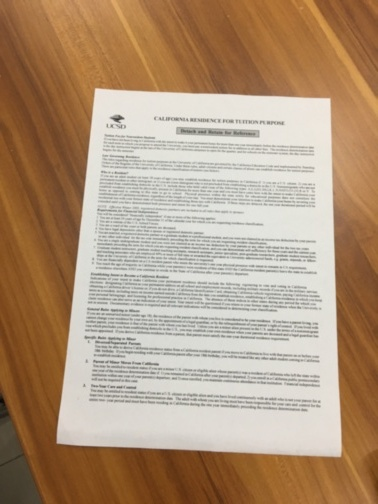
#> input picture data/000026.jpg, 378 x 504 px
$ python -i get_LSD_lines.py   (imports and definitions only)
#> lines starting #> are read from the running program, lines starting #| are printed output that depends on the picture; after the words box and inside, x2 and y2 are one past the last pixel; in counts of white or black regions, pixels touching at a corner belong together
import cv2
import numpy as np
from skimage import morphology
import time

def get_LSD(gray_img):
    #cv2.imshow('gray_imggg',gray_img)
    h, w = gray_img.shape
    new_img = np.zeros([h, w])
    # 创建一个LSD对象
    lsd = cv2.createLineSegmentDetector(0)
    # 执行检测结果
    dlines = lsd.detect(gray_img)
    # 绘制检测结果
    num_lines = dlines[0].size
    for dline in dlines[0]:
        x0 = int(round(dline[0][0]))
        y0 = int(round(dline[0][1]))
        x1 = int(round(dline[0][2]))
        y1 = int(round(dline[0][3]))

        if (x1-x0)!=0:
            tan_theta = abs((y1-y0)/(x1-x0))
            if tan_theta>0.35 and tan_theta<np.tan(np.pi/3):
                continue

        line_len = np.sqrt((x1 - x0) ** 2 + (y1 - y0) ** 2)
        # if line_len > 450:
        #     a = 4
        #     cv2.line(new_img, (x0, y0), (x1, y1), 255, 1, cv2.LINE_AA)
        if line_len > num_lines/1000*20:
            cv2.line(new_img, (x0, y0), (x1, y1), 255, 1, cv2.LINE_AA)
        #cv2.line(new_img, (x0, y0), (x1,y1), 255, 1, cv2.LINE_AA)
    kernel = cv2.getStructuringElement(cv2.MORPH_RECT, (3, 3))
    new_img = cv2.dilate(new_img, kernel)
    new_img = cv2.erode(new_img,kernel)
    new_img = (morphology.skeletonize(new_img//255)+0)*255.0
    #new_img = (new_img+0)*255.0
    return new_img

>>> import cv2
>>> picture = cv2.imread('data/000026.jpg', cv2.IMREAD_GRAYSCALE)
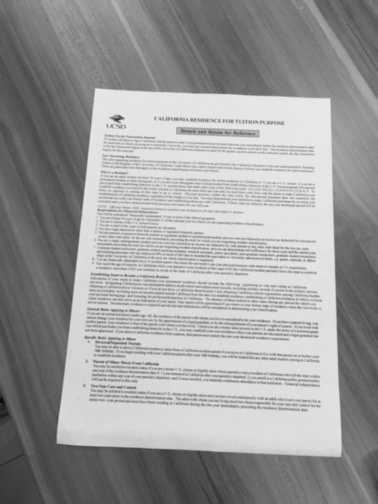
#> picture: shape (504, 378); min 6, max 236, mean 155.3
>>> result = get_LSD(picture)
#> the loop in get_LSD, `for dline in dlines[0]:` made 320 passes
#> (dline, x0, y0, x1, y1, tan_theta, line_len) on passes 1, 2, 3, 5, 7, 8, 9, 10, 11, 12: ([[94.88, 88.32, 55.96, 442]], 95, 88, 56, 442, 9.08, 356.1), ([[56.85, 443.6, 340.7, 456.5]], 57, 444, 341, 457, 0.0458, 284.3), ([[340.7, 454.4, 329.1, 98.21]], 341, 454, 329, 98, 29.67, 356.2), ([[329.3, 97.89, 95.56, 88.56]], 329, 98, 96, 89, 0.0386, 233.2), ([[108.1, 115.8, 118.3, 115.1]], 108, 116, 118, 115, 0.1, 10.05), ([[121.8, 360.7, 156.9, 362]], 122, 361, 157, 362, 0.0286, 35.01), ([[156.9, 365.1, 145.6, 364.3]], 157, 365, 146, 364, 0.0909, 11.05), ([[99.3, 335.8, 105.6, 336.1]], 99, 336, 106, 336, 0, 7), ([[231.9, 122.8, 154.4, 119.9]], 232, 123, 154, 120, 0.0385, 78.06), ([[126.7, 336.5, 134.3, 337.6]], 127, 337, 134, 338, 0.143, 7.07)
#> (dline, x0, y0, x1, y1, tan_theta) on passes 4, 6: ([[115.9, 121.2, 108.7, 118]], 116, 121, 109, 118, 0.429), ([[118.7, 114.4, 123.7, 116.9]], 119, 114, 124, 117, 0.6)
#> after the loop in get_LSD, `for dline in dlines[0]:`:
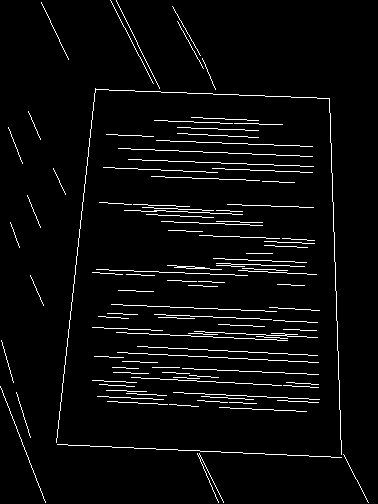
#> new_img: shape (504, 378) float64; 4.1% white in thin lines or dots
#> in get_LSD, `kernel = cv2.getStructuringElement(cv2.MORPH_RECT, (3, 3))`: kernel = [[1, 1, 1], [1, 1, 1], [1, 1, 1]]
#> in get_LSD, `new_img = cv2.dilate(new_img, kernel)`:
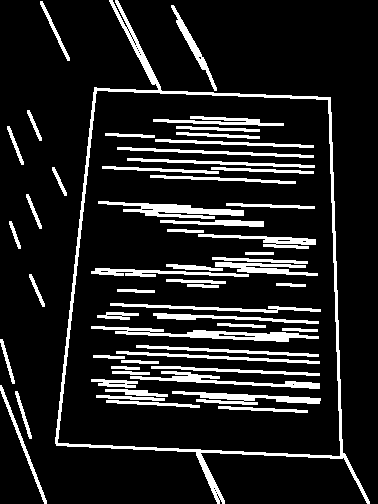
#> new_img: shape (504, 378) float64; 13.1% white; 56 white regions, largest, box (x1, y1, x2, y2) and area: (55, 0, 370, 504) 5109, (91, 326, 319, 342) 1315, (98, 201, 244, 219) 1146
#> in get_LSD, `new_img = cv2.erode(new_img,kernel)`:
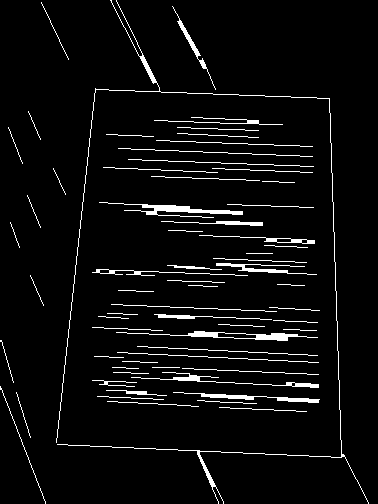
#> new_img: shape (504, 378) float64; 4.9% white in thin lines or dots
#> in get_LSD, `new_img = (morphology.skeletonize(new_img//255)+0)*255.0`:
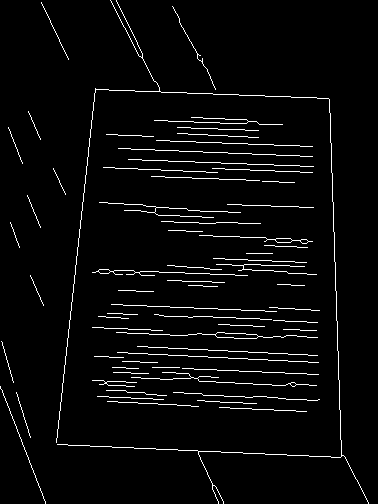
#> new_img: shape (504, 378) float64; 3.7% white in thin lines or dots

$ run again, on data/001201.jpg
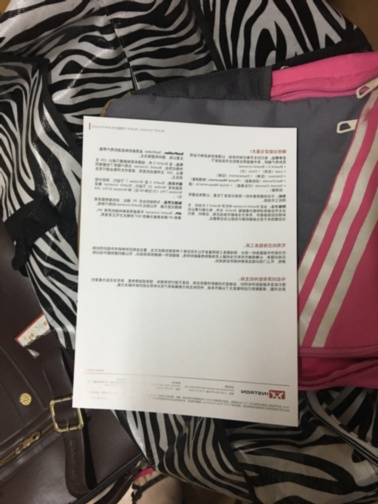
#> input picture data/001201.jpg, 378 x 504 px
#> the loop in get_LSD, `for dline in dlines[0]:` made 564 passes
#> (dline, x0, y0, x1, y1, tan_theta, line_len) on passes 1 to 6: ([[82.44, 114.4, 71.96, 407]], 82, 114, 72, 407, 29.3, 293.2), ([[73.26, 405.3, 297.1, 425.5]], 73, 405, 297, 426, 0.0938, 225), ([[294.3, 128.8, 84.29, 115.8]], 294, 129, 84, 116, 0.0619, 210.4), ([[297.1, 424.4, 295.4, 128.1]], 297, 424, 295, 128, 148, 296), ([[60.34, 194.5, 30.56, 136.3]], 60, 194, 31, 136, 2, 64.85), ([[43.3, 185.7, 52.31, 205.4]], 43, 186, 52, 205, 2.11, 21.02)
#> after the loop in get_LSD, `for dline in dlines[0]:`:
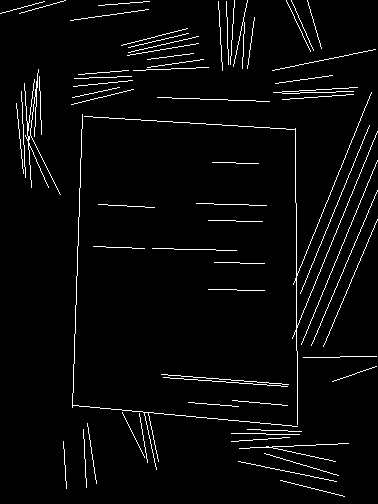
#> new_img: shape (504, 378) float64; 3.4% white in thin lines or dots
#> kernel = [[1, 1, 1], [1, 1, 1], [1, 1, 1]]
#> in get_LSD, `new_img = (morphology.skeletonize(new_img//255)+0)*255.0`:
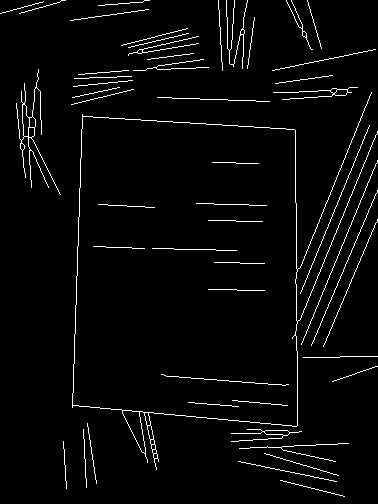
#> new_img: shape (504, 378) float64; 3.2% white in thin lines or dots

$ run again, on data/001402.jpg
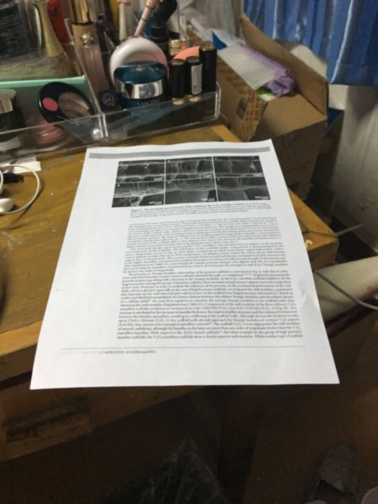
#> input picture data/001402.jpg, 378 x 504 px
#> the loop in get_LSD, `for dline in dlines[0]:` made 390 passes
#> (dline, x0, y0, x1, y1, tan_theta, line_len) on passes 1 to 6: ([[86.62, 145.9, 26.55, 388]], 87, 146, 27, 388, 4.03, 249.3), ([[29.33, 387.7, 338.1, 382.7]], 29, 388, 338, 383, 0.0162, 309), ([[16.02, 195.5, 0.416, 198.1]], 16, 196, 0, 198, 0.125, 16.12), ([[339.9, 380.8, 272.9, 137.9]], 340, 381, 273, 138, 3.63, 252.1), ([[128.1, 98.51, 138.1, 98.07]], 128, 99, 138, 98, 0.1, 10.05), ([[269.5, 139.8, 54.28, 148]], 269, 140, 54, 148, 0.0372, 215.1)
#> after the loop in get_LSD, `for dline in dlines[0]:`:
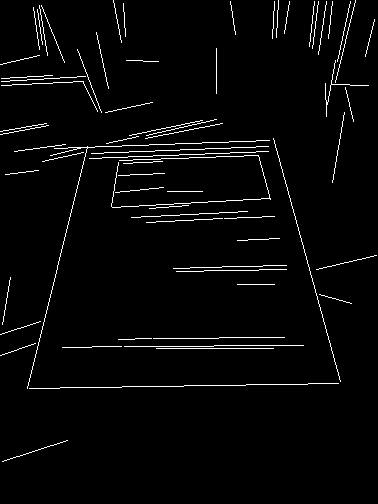
#> new_img: shape (504, 378) float64; 2.8% white in thin lines or dots
#> kernel = [[1, 1, 1], [1, 1, 1], [1, 1, 1]]
#> in get_LSD, `new_img = (morphology.skeletonize(new_img//255)+0)*255.0`:
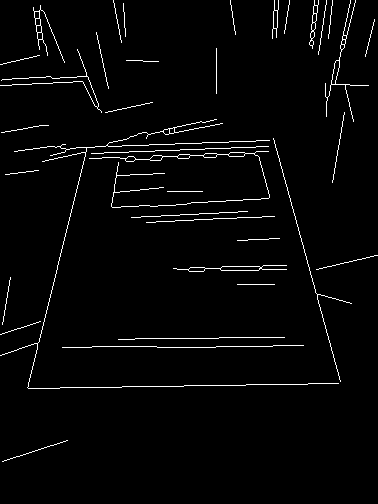
#> new_img: shape (504, 378) float64; 2.6% white in thin lines or dots
